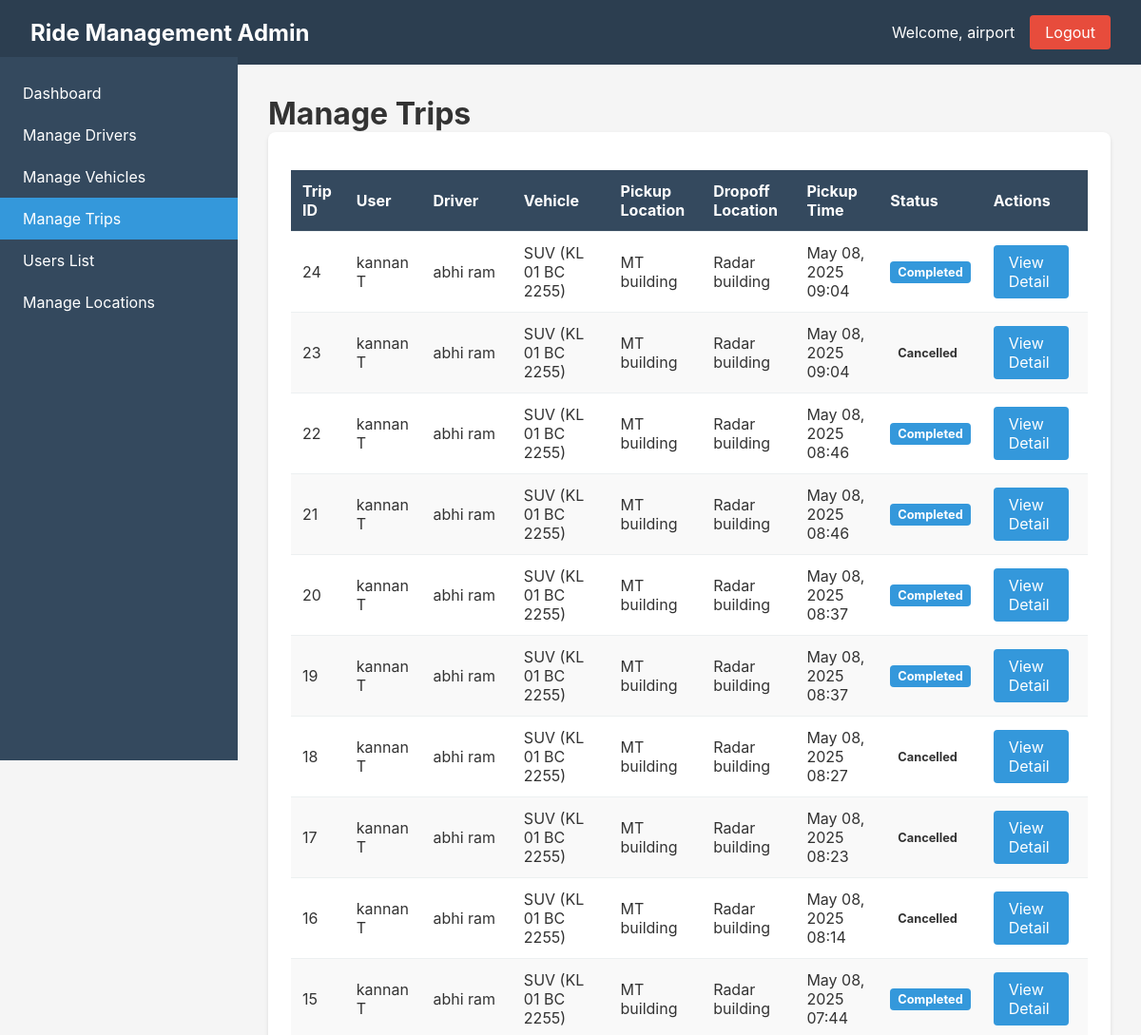
/trips/ (signed in, upper part), run on an earlier commit of the app's database.
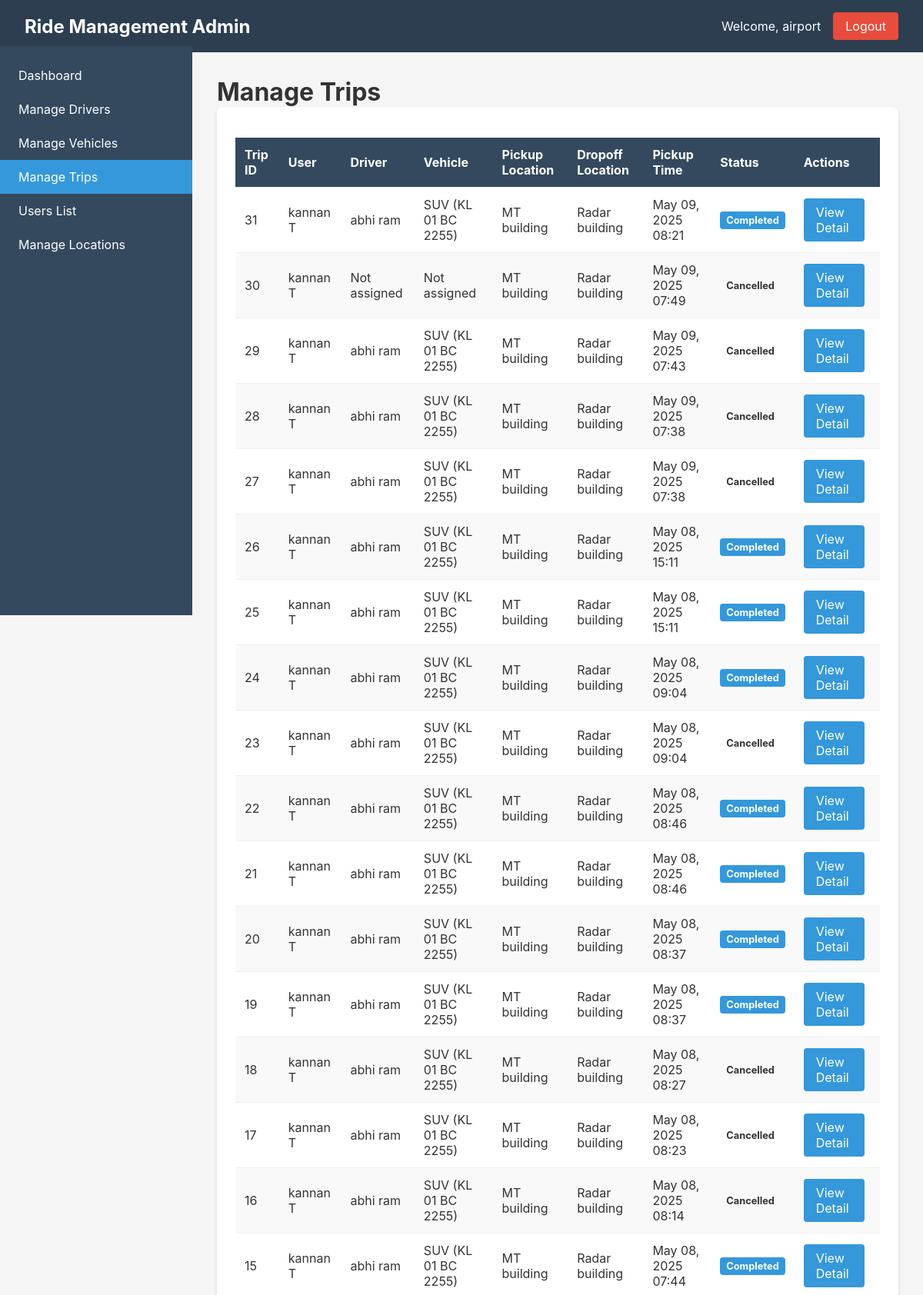
And on a later commit of the database.
### ride_management/models.py (models this page shows, shortened)
class Trip(models.Model):
    user = models.ForeignKey(CustomUser, on_delete=models.SET_NULL, null=True)
    driver = models.ForeignKey(Driver, on_delete=models.SET_NULL, null=True, blank=True)
    vehicle = models.ForeignKey(Vehicle, on_delete=models.SET_NULL, null=True, blank=True)
    pickup_location_text = models.CharField(max_length=255, null=True, blank=True)
    dropoff_location_text = models.CharField(max_length=255, null=True, blank=True)
    pickup_location = models.ForeignKey(Location, on_delete=models.SET_NULL, null=True, related_name='trips_as_pickup')
    dropoff_location = models.ForeignKey(Location, on_delete=models.SET_NULL, null=True, related_name='trips_as_dropoff')
    pickup_time = models.DateTimeField()
    estimated_arrival = models.DateTimeField(null=True, blank=True)
    actual_arrival = models.DateTimeField(null=True, blank=True)
    fare = models.DecimalField(max_digits=10, decimal_places=2, default=150.00)  # Fixed fare
    status = models.CharField(max_length=20, choices=[
        ('pending', 'Pending'),
        ('accepted', 'Accepted'),
        ('in_progress', 'In Progress'),
        ('completed', 'Completed'),
        ('cancelled', 'Cancelled')
    ], default='pending')
    created_at = models.DateTimeField(auto_now_add=True)
    updated_at = models.DateTimeField(auto_now=True)

class CustomUser(AbstractUser):
    USER_TYPE_CHOICES = (
        ('admin', 'Admin'),
        ('user', 'User'),
        ('driver', 'Driver'),
    )
    user_type = models.CharField(max_length=10, choices=USER_TYPE_CHOICES, default='user')
    phone = models.CharField(max_length=15, blank=True)
    class Meta:
        db_table = 'users'

class Driver(models.Model):
    user = models.OneToOneField(CustomUser, on_delete=models.CASCADE)
    license_number = models.CharField(max_length=50)
    license_expiry = models.DateField()
    status = models.CharField(max_length=20, choices=[
        ('active', 'Active'),
        ('inactive', 'Inactive'),
        ('on_trip', 'On Trip')
    ], default='inactive')
    created_at = models.DateTimeField(auto_now_add=True)

class Vehicle(models.Model):
    plate_number = models.CharField(max_length=20, unique=True)
    model = models.CharField(max_length=50)
    year = models.IntegerField()
    color = models.CharField(max_length=30)
    seats = models.IntegerField()
    driver = models.ForeignKey(Driver, on_delete=models.SET_NULL, null=True, blank=True)
    status = models.CharField(max_length=20, choices=[
        ('available', 'Available'),
        ('in_use', 'In Use'),
        ('maintenance', 'Maintenance')
    ], default='available')
    created_at = models.DateTimeField(auto_now_add=True)

class Location(models.Model):
    name = models.CharField(max_length=100)
    address = models.CharField(max_length=255)
    latitude = models.DecimalField(max_digits=9, decimal_places=6, null=True, blank=True)
    longitude = models.DecimalField(max_digits=9, decimal_places=6, null=True, blank=True)
    is_airport = models.BooleanField(default=False)
    is_active = models.BooleanField(default=True)
    created_at = models.DateTimeField(auto_now_add=True)
    def __str__(self):
        return self.name
    class Meta:
        ordering = ['name']

### ride_management/views.py (the view)
# urls.py: path('trips/', views.trips_list, name='trips_list'),
@login_required
def trips_list(request):
    if request.user.user_type != 'admin':
        return redirect('login')
    trips = Trip.objects.all().order_by('-created_at').select_related(
        'user', 'driver__user', 'vehicle'
    )
    for trip in trips:
        if trip.driver and not trip.vehicle:
            vehicle = Vehicle.objects.filter(driver=trip.driver).first()
            if vehicle:
                trip.driver_vehicle = vehicle
    return render(request, 'admin/trips.html', {'trips': trips})

### ride_management/templates/admin/trips.html
{% extends 'base.html' %}
{% block content %}
<h1>Manage Trips</h1>
<div class="card">
  <table class="table">
    <thead>
      <tr>
        <th>Trip ID</th>
        <th>User</th>
        <th>Driver</th>
        <th>Vehicle</th>
        <th>Pickup Location</th>
        <th>Dropoff Location</th>
        <th>Pickup Time</th>
        <th>Status</th>
        <th>Actions</th>
      </tr>
    </thead>
    <tbody>
      {% for trip in trips %}
      <tr>
        <td>{{ trip.id }}</td>
        <td>
          {% if trip.user %}
            {{ trip.user.first_name }} {{ trip.user.last_name }}
          {% else %}
            Guest
          {% endif %}
        </td>
        <td>
          {% if trip.driver %}
            {{ trip.driver.user.first_name }} {{ trip.driver.user.last_name }}
          {% else %}
            Not assigned
          {% endif %}
        </td>
        <td>
          {% if trip.driver and trip.driver.vehicle_set.exists %}
            {% with vehicle=trip.driver.vehicle_set.first %}
              {{ vehicle.model }} ({{ vehicle.plate_number }})
            {% endwith %}
          {% elif trip.vehicle %}
            {{ trip.vehicle.model }} ({{ trip.vehicle.plate_number }})
          {% else %}
            Not assigned
          {% endif %}
        </td>
        <td>{{ trip.pickup_location }}</td>
        <td>{{ trip.dropoff_location }}</td>
        <td>{{ trip.pickup_time|date:"M d, Y H:i" }}</td>
        <td>
          <span class="status-badge status-{{ trip.status }}">
            {{ trip.get_status_display }}
          </span>
        </td>
        <td>
          <a href="{% url 'trip_detail' trip.id %}" class="btn btn-primary">View Detail</a>
        </td>
      </tr>
      {% empty %}
      <tr>
        <td colspan="9" style="text-align: center;">No trips found</td>
      </tr>
      {% endfor %}
    </tbody>
  </table>
</div>
{% endblock %}

What changed in the data, as far as the page shows it:
added Trip: id "31", user.first_name "kannan", user.last_name "T", driver.user.first_name "abhi", driver.user.last_name "ram", driver.vehicle_set.first.model "SUV", driver.vehicle_set.first.plate_number "KL 01 BC 2255", pickup_location "MT building", dropoff_location "Radar building", pickup_time "May 09, 2025 08:21", status "Completed"
added Trip: id "30", user.first_name "kannan", user.last_name "T", shows "Not assigned", pickup_location "MT building", dropoff_location "Radar building", pickup_time "May 09, 2025 07:49", status "Cancelled"
added Trip: id "29", user.first_name "kannan", user.last_name "T", driver.user.first_name "abhi", driver.user.last_name "ram", driver.vehicle_set.first.model "SUV", driver.vehicle_set.first.plate_number "KL 01 BC 2255", pickup_location "MT building", dropoff_location "Radar building", pickup_time "May 09, 2025 07:43", status "Cancelled"
added Trip: id "28", user.first_name "kannan", user.last_name "T", driver.user.first_name "abhi", driver.user.last_name "ram", driver.vehicle_set.first.model "SUV", driver.vehicle_set.first.plate_number "KL 01 BC 2255", pickup_location "MT building", dropoff_location "Radar building", pickup_time "May 09, 2025 07:38", status "Cancelled"
added Trip: id "27", user.first_name "kannan", user.last_name "T", driver.user.first_name "abhi", driver.user.last_name "ram", driver.vehicle_set.first.model "SUV", driver.vehicle_set.first.plate_number "KL 01 BC 2255", pickup_location "MT building", dropoff_location "Radar building", pickup_time "May 09, 2025 07:38", status "Cancelled"
added Trip: id "26", user.first_name "kannan", user.last_name "T", driver.user.first_name "abhi", driver.user.last_name "ram", driver.vehicle_set.first.model "SUV", driver.vehicle_set.first.plate_number "KL 01 BC 2255", pickup_location "MT building", dropoff_location "Radar building", pickup_time "May 08, 2025 15:11", status "Completed"
added Trip: id "25", user.first_name "kannan", user.last_name "T", driver.user.first_name "abhi", driver.user.last_name "ram", driver.vehicle_set.first.model "SUV", driver.vehicle_set.first.plate_number "KL 01 BC 2255", pickup_location "MT building", dropoff_location "Radar building", pickup_time "May 08, 2025 15:11", status "Completed"
